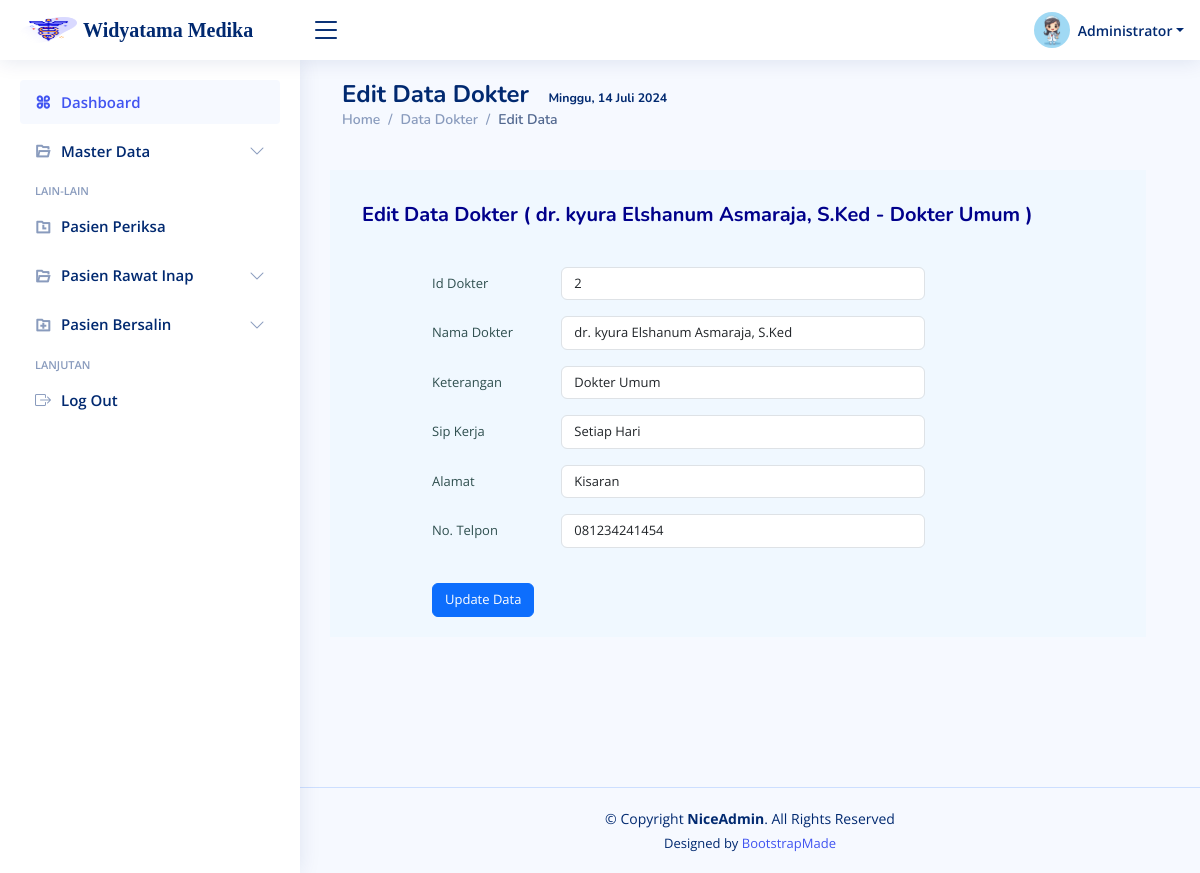
Screenshot of /admin/index.php?page=Edokter&id=2 (signed in) with the database file from the repository.
### tables this page shows
CREATE TABLE `tb_dokter` (
  `id` int(11) NOT NULL,
  `nama` varchar(125) NOT NULL,
  `keterangan` varchar(50) NOT NULL,
  `sip` varchar(30) NOT NULL,
  `alamat` varchar(255) NOT NULL,
  `nohp` varchar(12) NOT NULL
);

### admin/Edokter.php (the view, shortened to what this page needs)
<main id="main" class="main">
<div class="pagetitle">
      <h1 style="font-weight: bold;">Edit Data Dokter &nbsp;
      <small><small><small><small><small>
        </small></small></small></small></small>
      </h1>
      <nav>
        <ol class="breadcrumb">
          <li class="breadcrumb-item"><a href="?page=dashboard">Home</a></li>
          <li class="breadcrumb-item"><a href="?page=kamar">Data Dokter</a></li>
          <li class="breadcrumb-item active">Edit Data</li>
        </ol>
      </nav>
      <br>
      <?php
          $iddr=$_GET['id'];
          $sqldatadokter="SELECT * FROM tb_dokter WHERE id='$iddr'";
          require_once "../config/koneksi.php";
          $query=mysqli_query($koneksi,$sqldatadokter);
          $data=mysqli_fetch_assoc($query);
      ?>
     <div class="row" id="iddr<?= $data['id']; ?>" style="background-color:aliceblue; padding: 20px; width: 100%;">
     <h5 style="color:darkblue; font-weight:bold; margin-top:13px; margin-bottom:40px">Edit Data Dokter ( <?= $data['nama']; ?> - <?= $data['keterangan']; ?> )</h5><br><br>
    <form action="Udokter.php" method="POST" style="margin-left:70px; font-size:13px;">
    <div class="row mb-3">
                  <label for="inputText" class="col-sm-2 col-form-label" style="color:darkslategray;">Id Dokter</label>
                  <div class="col-sm-6">
                    <input type="text" name="iddr" id="iddr" value="<?=$data['id']?>" placeholder="masukan " class="form-control" style="font-size:13px;">
                  </div>
          </div>
      <div class="row mb-3">
                  <label for="inputText" class="col-sm-2 col-form-label" style="color:darkslategray;">Nama Dokter</label>
                  <div class="col-sm-6">
                    <input type="text" name="nmdr" id="nmdr" value="<?=$data['nama']?>" placeholder="masukan kodekategori" class="form-control" style="font-size:13px;">
                  </div>
          </div>
      <div class="row mb-3">
                  <label for="inputText" class="col-sm-2 col-form-label" style="color:darkslategray;">Keterangan</label>
                  <div class="col-sm-6">
                    <input type="text" name="ket" id="ket" value="<?=$data['keterangan']?>" placeholder="masukan nama kamar" class="form-control" style="font-size:13px;">
                  </div>
      </div>
      <div class="row mb-3">
                  <label for="inputText" class="col-sm-2 col-form-label" style="color:darkslategray;">Sip Kerja</label>
                  <div class="col-sm-6">
                    <input type="text" name="sip" id="sip" value="<?=$data['sip']?>" placeholder="" class="form-control" style="font-size:13px;">
                  </div>
          </div>
          <div class="row mb-3">
                  <label for="inputText" class="col-sm-2 col-form-label" style="color:darkslategray;">Alamat</label>
                  <div class="col-sm-6">
                    <input type="text" name="almt" id="almt" value="<?=$data['alamat']?>" placeholder="" class="form-control" style="font-size:13px;">
                  </div>
          </div>
          <div class="row mb-3">
                  <label for="inputText" class="col-sm-2 col-form-label" style="color:darkslategray;">No. Telpon</label>
                  <div class="col-sm-6">
                    <input type="text" name="hp" id="hp" value="<?=$data['nohp']?>" placeholder="" class="form-control" style="font-size:13px;">
                  </div>
          </div><br>
          <div class="col-sm-10" style="float:left;">
                  <button type="submit" name="kirim" class="btn btn-primary" style="font-size:13px;">Update Data</button>
        </div>
      </form>
      </div>
 </div>
</main>

### assets/css/style.css (style rules this page uses)
:root { scroll-behavior: smooth; }
body { font-family: "Open Sans", sans-serif; background: #f6f9ff; color: #444444; }
a { color: #4154f1; text-decoration: none; }
h1, h2, h3, h4, h5, h6 { font-family: "Nunito", sans-serif; }
#main { margin-top: 60px; padding: 20px 30px; transition: all 0.3s; }
.pagetitle { margin-bottom: 10px; }
.pagetitle h1 { font-size: 24px; margin-bottom: 0; font-weight: 600; color: #012970; }
.breadcrumb { font-size: 14px; font-family: "Nunito", sans-serif; color: #899bbd; font-weight: 600; }
.breadcrumb a { color: #899bbd; transition: 0.3s; }
.breadcrumb .breadcrumb-item::before { color: #899bbd; }
.breadcrumb .active { color: #51678f; font-weight: 600; }
@media (min-width: 1200px) { #main, #footer { margin-left: 300px; } }

### rows the page displays
tb_dokter: nama "dr. kyura Elshanum Asmaraja, S.Ked", keterangan "Dokter Umum", iddr "2", nmdr "dr. kyura Elshanum Asmaraja, S.Ked", ket "Dokter Umum", sip "Setiap Hari", almt "Kisaran", hp "081234241454"
